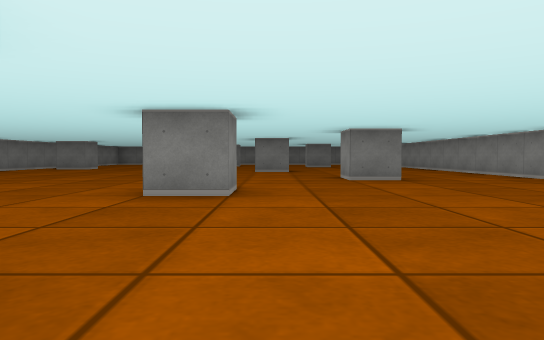
View 1 (above)

16 first-person views from a walk through a cub3D ray-caster map. The camera is about half as high as the walls, tilts 2° down and sees 70° across. The floor is counted in squares. Each view is taken from the middle of a square. On the plan, view 1 faces up. The plan holds only what a view shows up to about 9 squares ahead; the rest is blank.

View 2
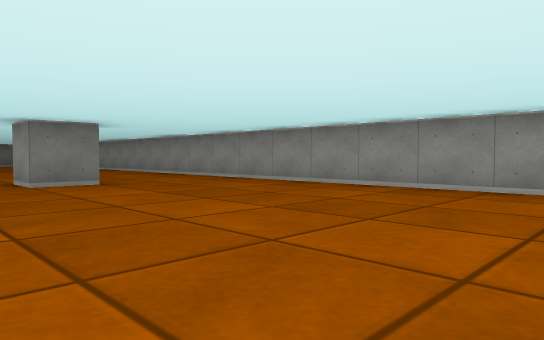

View 3
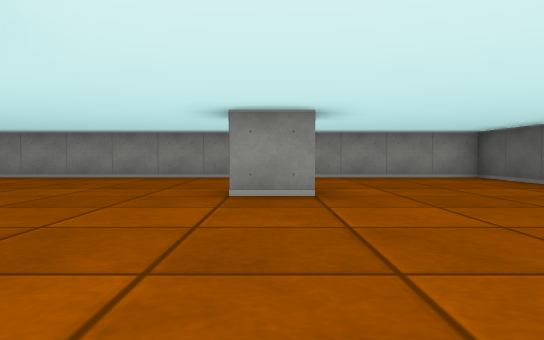

View 4
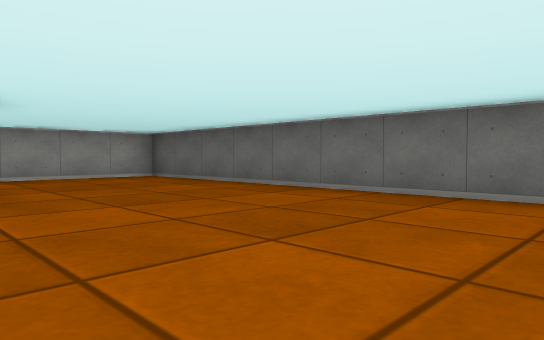

View 5
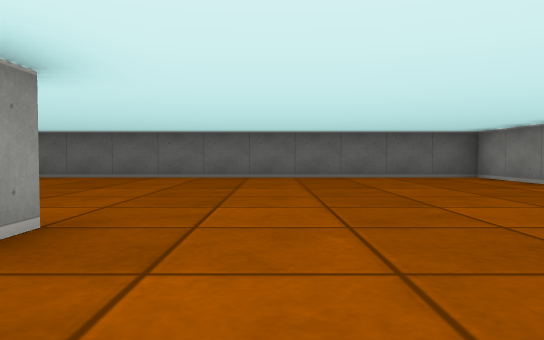

View 6
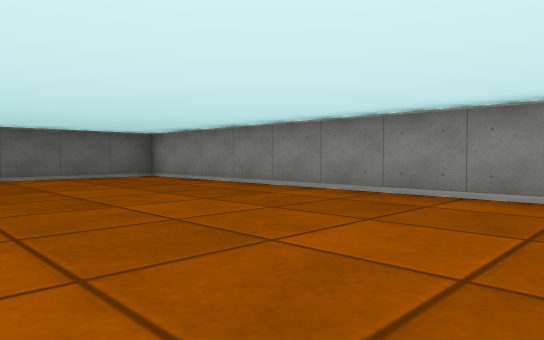

View 7
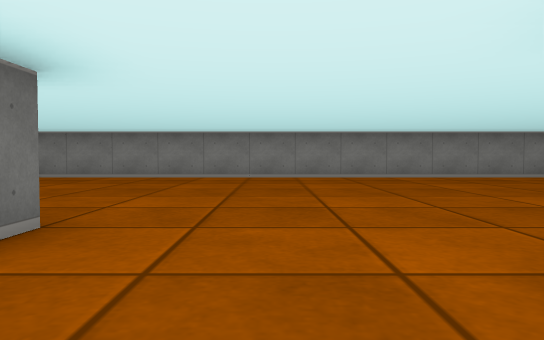

View 8
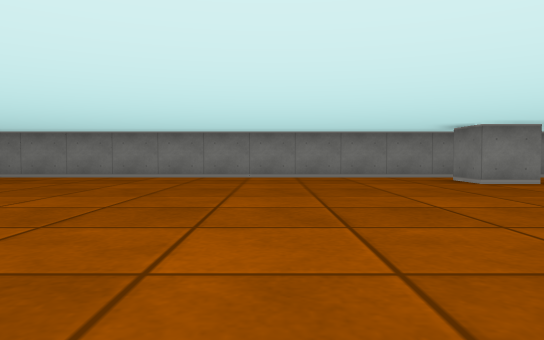

View 9
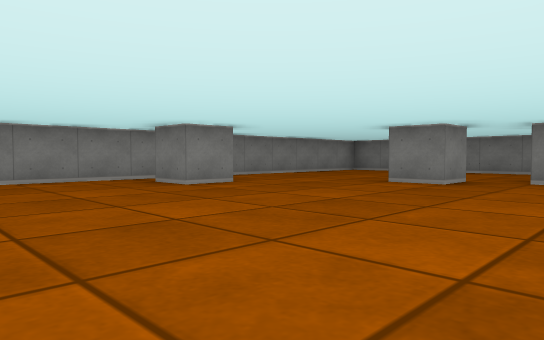

View 10
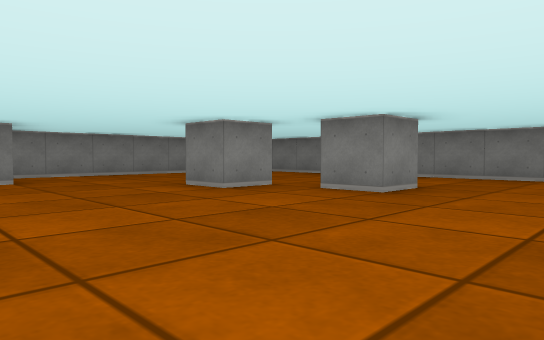

View 11
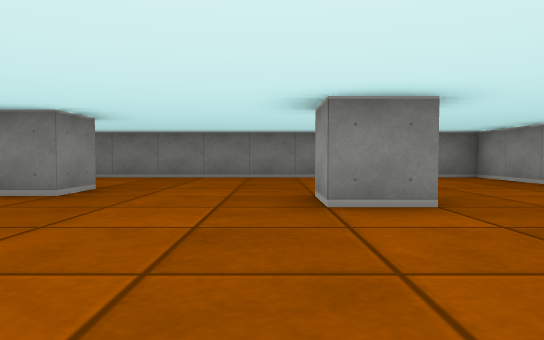

View 12
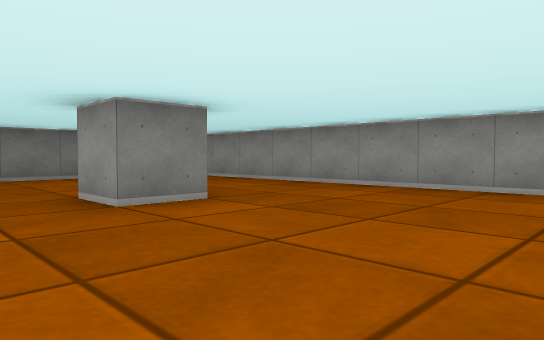

View 13
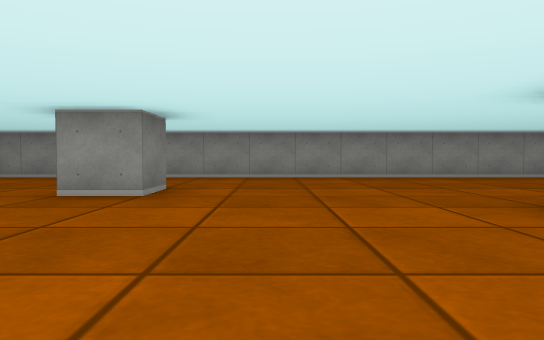

View 14
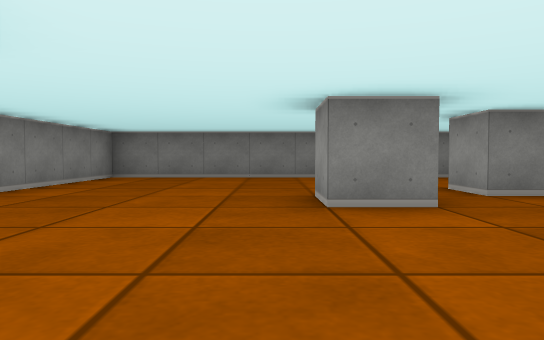

View 15
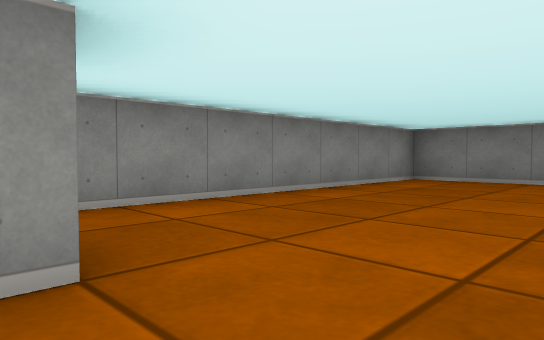

View 16
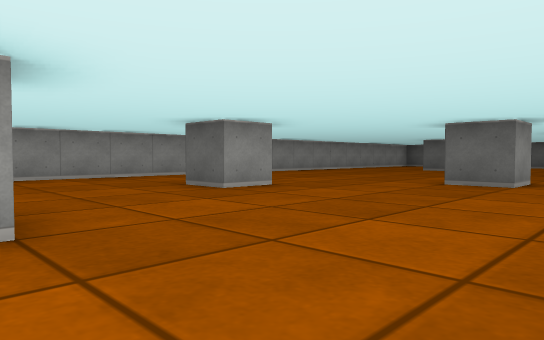

### Floor plan
Points are (right, up) in squares from view 1. A wall is a line through its corners. A room is listed if a view was taken in it or the views show most of it. See-through windows are left out.
Room 1 (views 1, 2, 3, 4, 5, 6, 7, 8, 9, 10, 11, 12, 13, 14, 15, 16)
walls: (-1.5, 5.5) (-0.5, 5.5) (-0.5, 4.5) (-1.5, 4.5) (-1.5, 5.5); (2.6, 7.5) (1.5, 7.5) (1.5, 8.5) (2.5, 8.5); (-6.5, 14.6) (-6.5, 13.5) (-7.5, 13.5); (2.6, 16.5) (1.5, 16.5) (1.5, 17.5); (-3.5, 17.6) (-3.5, 16.5) (-4.5, 16.5) (-4.5, 17.5); (1.5, -1.6) (1.5, -0.5); (-1.5, 18.5) (-1.5, 17.5) (-2.5, 17.5) (-2.5, 18.5); (5.5, -0.1) (5.5, 21.5) (4.6, 21.5); (2.9, 21.5) (-8.5, 21.5) (-8.5, -5.5) (5.5, -5.5) (5.5, -1.9)

Where each view was taken, in squares from view 1:
view 1: 0 up, 0 right, facing up
view 2: 1 up, 0 right, facing up-right
view 3: 1 down, 3 left, facing right
view 4: 1 down, 3 left, facing down-right
view 5: 3 up, 4 left, facing down
view 6: 3 up, 4 left, facing down-left
view 7: 3 up, 0 right, facing left
view 8: 10 up, 0 right, facing left
view 9: 10 up, 1 left, facing up-left
view 10: 13 up, 1 right, facing up-left
view 11: 13 up, 1 right, facing up
view 12: 13 up, 0 right, facing up-right
view 13: 15 up, 3 left, facing right
view 14: 13 up, 5 left, facing up
view 15: 14 up, 5 left, facing up-left
view 16: 12 up, 3 left, facing down-right
